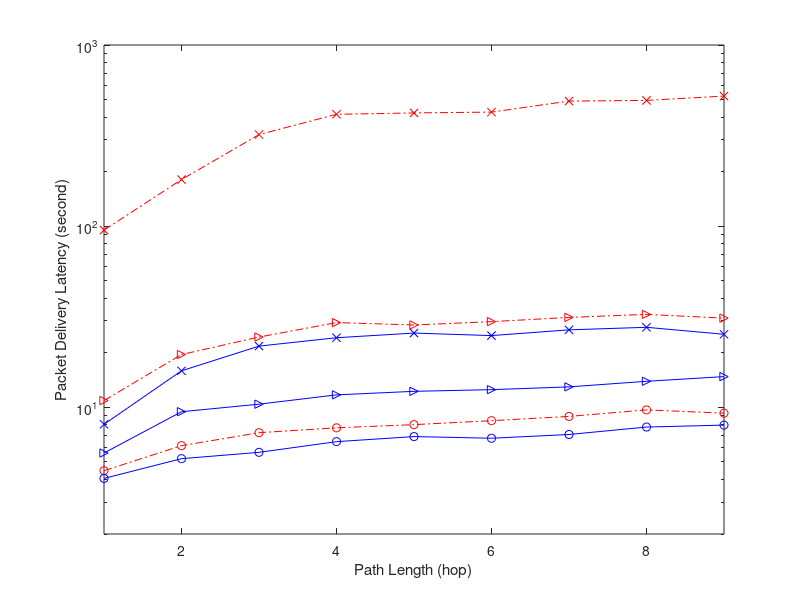

Write the MATLAB code that produced this figure. (Note: this script raises an error after producing the figure.)
% Plot Packet delivery latency, fixed arrival rate=0.2, \xi=14,17,20
% \xi = 14, 17, 20
% PRI-basic, PRI-ASM (adaptive schedule maintaince)
basic_14=[4.471143981
6.146629674
7.248801458
7.71073921
8.02730243
8.442314828
8.914136109
9.682813839
9.290096485];
asm_14=[4.053849158
5.209342714
5.646541435
6.466746769
6.898723658
6.754528271
7.084409548
7.786216977
7.980593218];
basic_18=[10.90199493
19.56976329
24.44562984
29.36574722
28.49410103
29.72178901
31.37026299
32.59560738
31.08419212];
asm_18=[5.598002669
9.460120007
10.4139273
11.7205853
12.26113148
12.52275804
12.97395848
13.92793588
14.78214693];
basic_22=[95.14025658
180.7919537
320.3306439
414.5329785
421.836972
426.2733445
490.3270516
494.4632589
522.5422929];
asm_22=[8.062677257
15.9144623
21.77978059
24.22990285
25.70431761
24.89577043
26.7817799
27.66325835
25.31058926];

figure;
hold off;
chain_hops=1:1:9;
semilogy(chain_hops,basic_14,'ro-.');
hold on;
semilogy(chain_hops,basic_18,'r>-.');
semilogy(chain_hops,basic_22,'rx-.');


semilogy(chain_hops,asm_14,'bo-');
semilogy(chain_hops,asm_18,'b>-');
semilogy(chain_hops,asm_22,'bx-');

% set(gca,'XTick',0.05:0.05:0.5);
% set(gca,'XTickLabel',0.05:0.05:0.5);
%set(gca,'Xdir','reverse')
axis([1 9 2 1000]);
xlabel('Path Length (hop)');
ylabel('Packet Delivery Latency (second)');
legend('PRI-basic, {{\it{\xi}} = 14}','PRI-basic, {{\it{\xi}} = 18}','PRI-basic, {{\it{\xi}} = 22}', ...
    'PRI-ASM, {{\it{\xi}} = 14}','PRI-ASM, {{\it{\xi}} = 18}','PRI-ASM, {{\it{\xi}} = 22}',2);
% grid on;